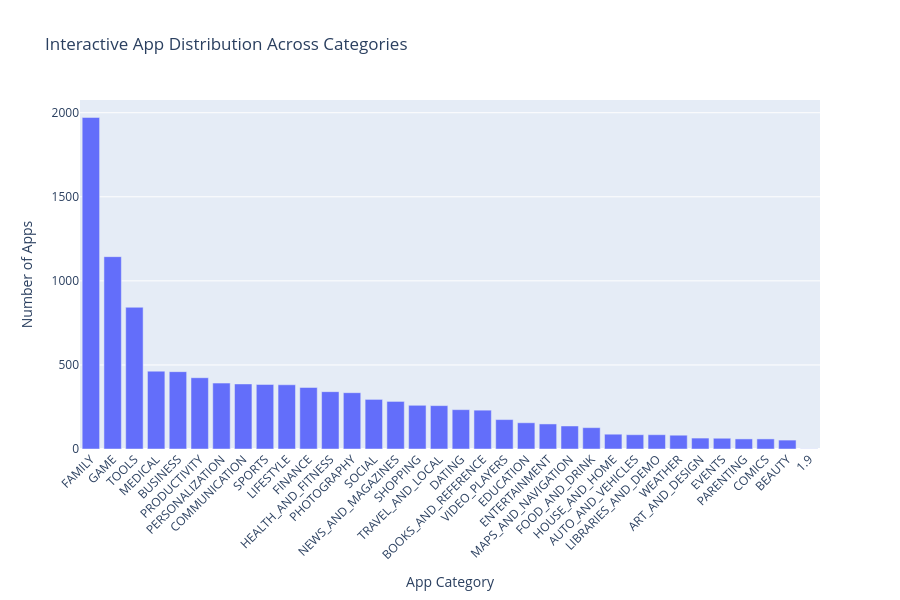
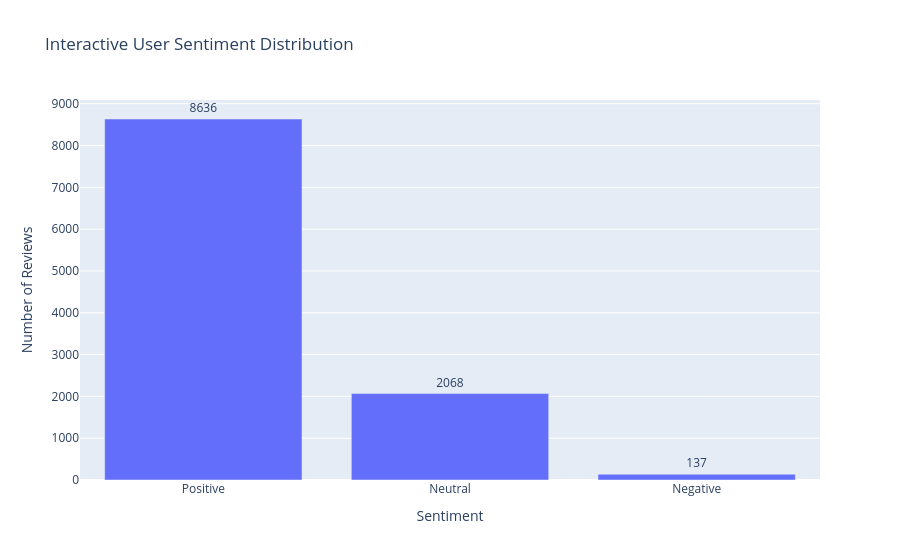

Notebook code for these charts, in order:
### Markdown cell above
### Step 11: At least one interactive visualisation using plotly (optional but strongly recommended)

### Code cell
import plotly.express as px

# Count apps in each category
category_counts = (
    apps_df["Category"]
    .value_counts()
    .reset_index()
)

category_counts.columns = ["Category", "Number_of_Apps"]

# Create interactive bar chart
fig = px.bar(
    category_counts,
    x="Category",
    y="Number_of_Apps",
    title="Interactive App Distribution Across Categories",
    labels={
        "Category": "App Category",
        "Number_of_Apps": "Number of Apps"
    },
    hover_data=["Number_of_Apps"]
)

fig.update_layout(
    xaxis_tickangle=-45,
    height=600
)

fig.show()

sentiment_counts = (
    reviews_df["Sentiment"]
    .value_counts()
    .reset_index()
)

sentiment_counts.columns = ["Sentiment", "Number_of_Reviews"]

fig = px.bar(
    sentiment_counts,
    x="Sentiment",
    y="Number_of_Reviews",
    title="Interactive User Sentiment Distribution",
    labels={
        "Sentiment": "Sentiment",
        "Number_of_Reviews": "Number of Reviews"
    },
    text="Number_of_Reviews"
)

fig.update_traces(
    textposition="outside"
)

fig.show()

### Figure 1 — Plotly figure (JSON) as saved in the notebook; plotly's stock layout.template omitted (floating-point values rounded to 4 significant figures)
{"data": [{"hovertemplate": "App Category=%{x}<br>Number of Apps=%{y}<extra></extra>", "legendgroup": "", "marker": {"color": "#636efa", "pattern": {"shape": ""}}, "name": "", "orientation": "v", "showlegend": false, "textposition": "auto", "type": "bar", "x": ["FAMILY", "GAME", "TOOLS", "MEDICAL", "BUSINESS", "PRODUCTIVITY", "PERSONALIZATION", "COMMUNICATION", "SPORTS", "LIFESTYLE", "FINANCE", "HEALTH_AND_FITNESS", "PHOTOGRAPHY", "SOCIAL", "NEWS_AND_MAGAZINES", "SHOPPING", "TRAVEL_AND_LOCAL", "DATING", "BOOKS_AND_REFERENCE", "VIDEO_PLAYERS", "EDUCATION", "ENTERTAINMENT", "MAPS_AND_NAVIGATION", "FOOD_AND_DRINK", "HOUSE_AND_HOME", "AUTO_AND_VEHICLES", "LIBRARIES_AND_DEMO", "WEATHER", "ART_AND_DESIGN", "EVENTS", "PARENTING", "COMICS", "BEAUTY", "1.9"], "xaxis": "x", "y": [1972, 1144, 843, 463, 460, 424, 392, 387, 384, 382, 366, 341, 335, 295, 283, 260, 258, 234, 231, 175, 156, 149, 137, 127, 88, 85, 85, 82, 65, 64, 60, 60, 53, 1], "yaxis": "y"}], "layout": {"barmode": "relative", "height": 600, "legend": {"tracegroupgap": 0}, "title": {"text": "Interactive App Distribution Across Categories"}, "xaxis": {"anchor": "y", "domain": [0, 1], "tickangle": -45, "title": {"text": "App Category"}}, "yaxis": {"anchor": "x", "domain": [0, 1], "title": {"text": "Number of Apps"}}}}

### Figure 2 — Plotly figure (JSON) as saved in the notebook; plotly's stock layout.template omitted (floating-point values rounded to 4 significant figures)
{"data": [{"hovertemplate": "Sentiment=%{x}<br>Number of Reviews=%{text}<extra></extra>", "legendgroup": "", "marker": {"color": "#636efa", "pattern": {"shape": ""}}, "name": "", "orientation": "v", "showlegend": false, "text": [8636.0, 2068.0, 137.0], "textposition": "outside", "type": "bar", "x": ["Positive", "Neutral", "Negative"], "xaxis": "x", "y": [8636, 2068, 137], "yaxis": "y"}], "layout": {"barmode": "relative", "legend": {"tracegroupgap": 0}, "title": {"text": "Interactive User Sentiment Distribution"}, "xaxis": {"anchor": "y", "domain": [0, 1], "title": {"text": "Sentiment"}}, "yaxis": {"anchor": "x", "domain": [0, 1], "title": {"text": "Number of Reviews"}}}}
